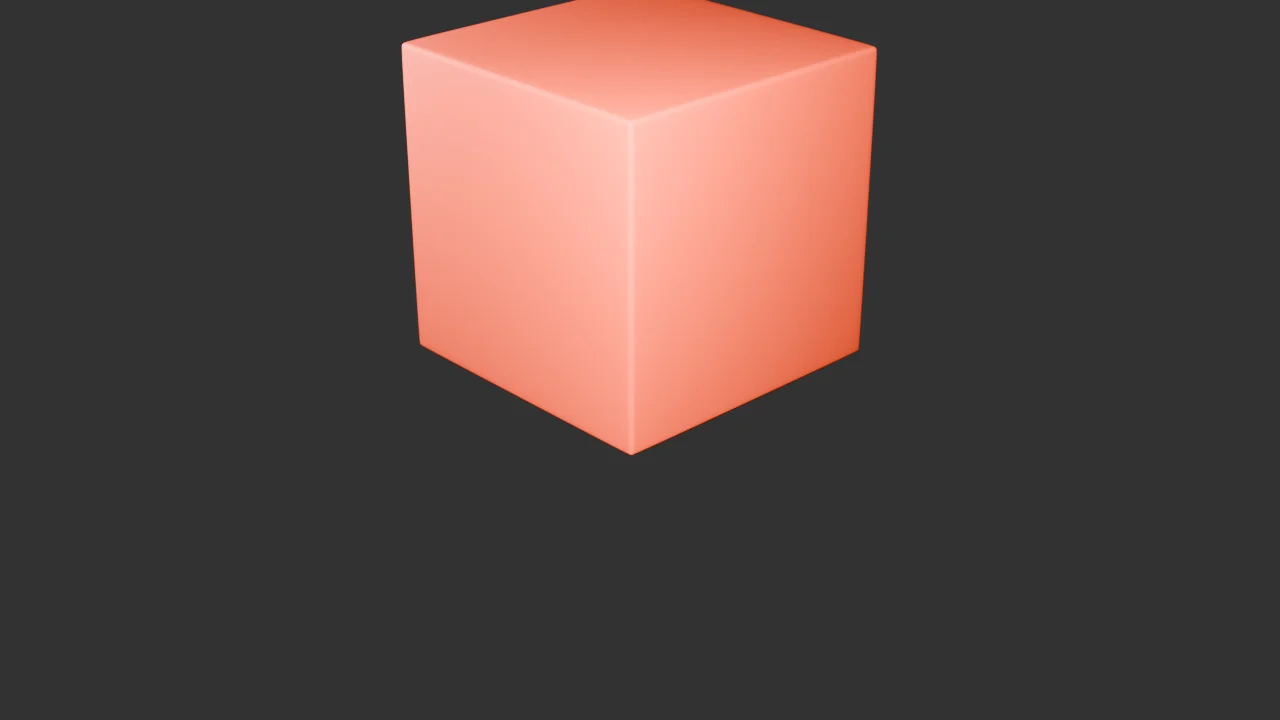
#> input picture .claude/skills/text-to-blender/assets/v0.4.0-validation/test1-modeling-materials-lighting-render.webp, 1280 x 720 px
$ python contour_correspondence_report.py --source-mask ../../../../.claude/skills/text-to-blender/assets/v0.4.0-validation/test1-modeling-materials-lighting-render.webp --product-mask ../../../../.claude/skills/text-to-blender/assets/v0.4.0-validation/test2-glass-cycles.webp --out out.png
#> lines starting #> are read from the running program, lines starting #| are printed output that depends on the picture; after the words box and inside, x2 and y2 are one past the last pixel; in counts of white or black regions, pixels touching at a corner belong together; long printed decimals are rounded
#!/usr/bin/env python3
from __future__ import annotations
import argparse,json,cv2,numpy as np
from pathlib import Path

def mask(path):
    img=cv2.imread(str(path),cv2.IMREAD_UNCHANGED)
    if img is None: raise RuntimeError(path)
    if img.ndim==3 and img.shape[2]==4: m=img[:,:,3]>8
    else:
        gray=cv2.cvtColor(img[:,:,:3],cv2.COLOR_BGR2GRAY) if img.ndim==3 else img
        _,m=cv2.threshold(gray,0,255,cv2.THRESH_BINARY+cv2.THRESH_OTSU); m=m>0
    return m.astype('uint8')

def largest_contour(m):
    cs,_=cv2.findContours(m,cv2.RETR_EXTERNAL,cv2.CHAIN_APPROX_NONE)
    if not cs: return None
    return max(cs,key=cv2.contourArea)[:,0,:].astype('float32')

def bbox(c):
    xs=c[:,0]; ys=c[:,1]
    return [float(xs.min()),float(ys.min()),float(xs.max()-xs.min()+1),float(ys.max()-ys.min()+1)]

def sample(c,n):
    pts=c
    d=np.sqrt(((np.roll(pts,-1,axis=0)-pts)**2).sum(axis=1))
    s=np.r_[0,np.cumsum(d)]
    total=s[-1]
    out=[]
    for target in np.linspace(0,total,n,endpoint=False):
        i=np.searchsorted(s,target,side='right')-1
        t=(target-s[i])/max(d[i],1e-9)
        out.append((pts[i]*(1-t)+pts[(i+1)%len(pts)]*t).tolist())
    return np.array(out,dtype='float32')

def main():
    ap=argparse.ArgumentParser(); ap.add_argument('--source-mask',required=True); ap.add_argument('--product-mask',required=True); ap.add_argument('--out',required=True); ap.add_argument('--samples',type=int,default=64)
    args=ap.parse_args()
    sc=largest_contour(mask(args.source_mask)); pc=largest_contour(mask(args.product_mask))
#> in mask, img is the input picture: shape (720, 1280, 3); mean B, G, R 65.8, 69.9, 87.5
#> in mask, `gray=cv2.cvtColor(img[:,:,:3],cv2.COLOR_BGR2GRAY) if img.ndim==3 else ..`:
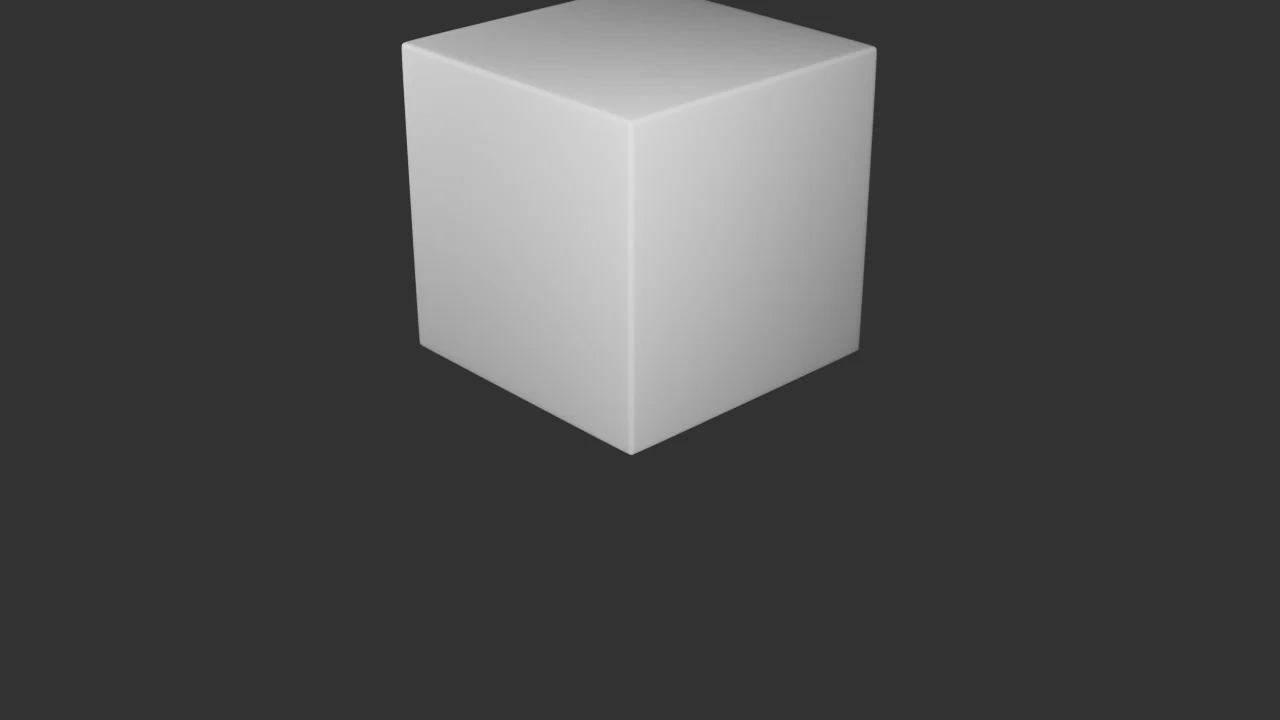
#> gray: shape (720, 1280); min 35, max 226, mean 74.7
#> in mask, `_, m = cv2.threshold(gray, 0, 255, cv2.THRESH_BINARY + cv2.THRESH_OTSU`:
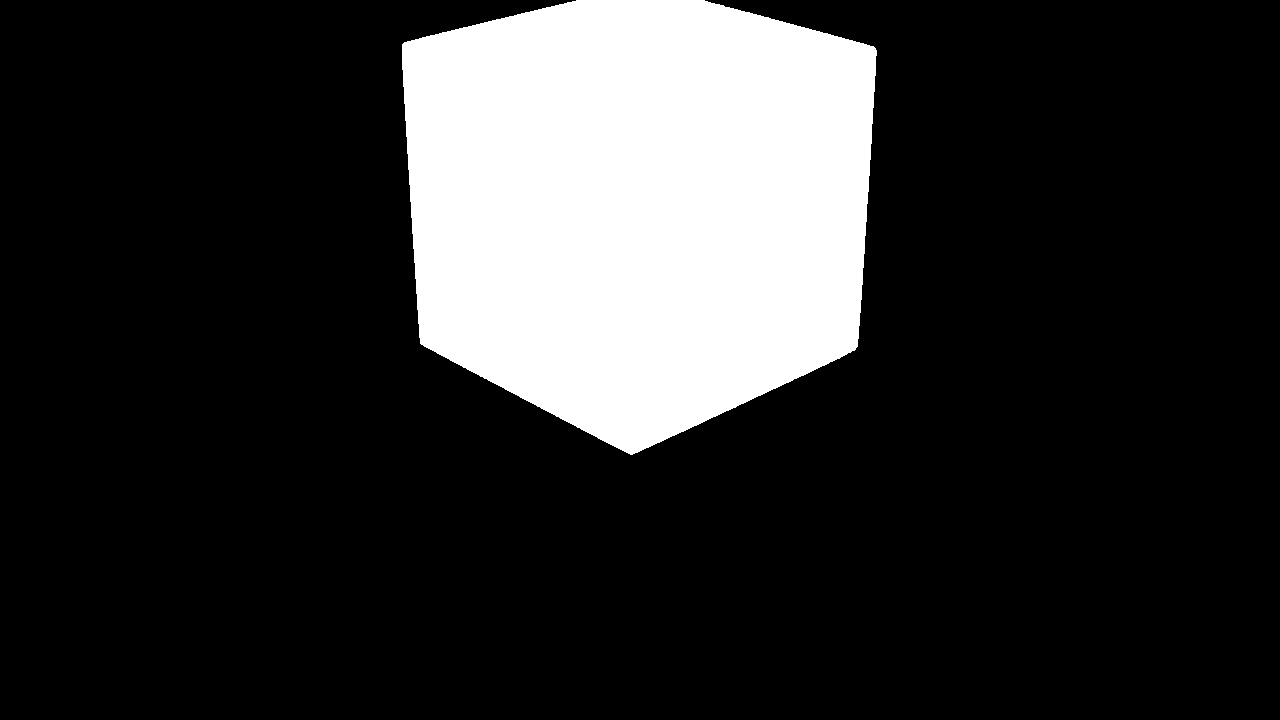
#> m: shape (720, 1280); 19.1% white; 1 white region, box (x1, y1, x2, y2) and area: (402, 0, 877, 455) 175652
#> in mask, `m = m > 0`: m: shape (720, 1280) bool; 19.1% white; 1 white region
#> in largest_contour, `cs,_=cv2.findContours(m,cv2.RETR_EXTERNAL,cv2.CHAIN_APPROX_NONE)`: cs = 1 contour; box (x1, y1, x2, y2) and area: (402, 0, 877, 455) 174897
#> after `sc = largest_contour(mask(args.source_mask))`: sc = 1508 pairs, first value 402 to 876, second value 0 to 454
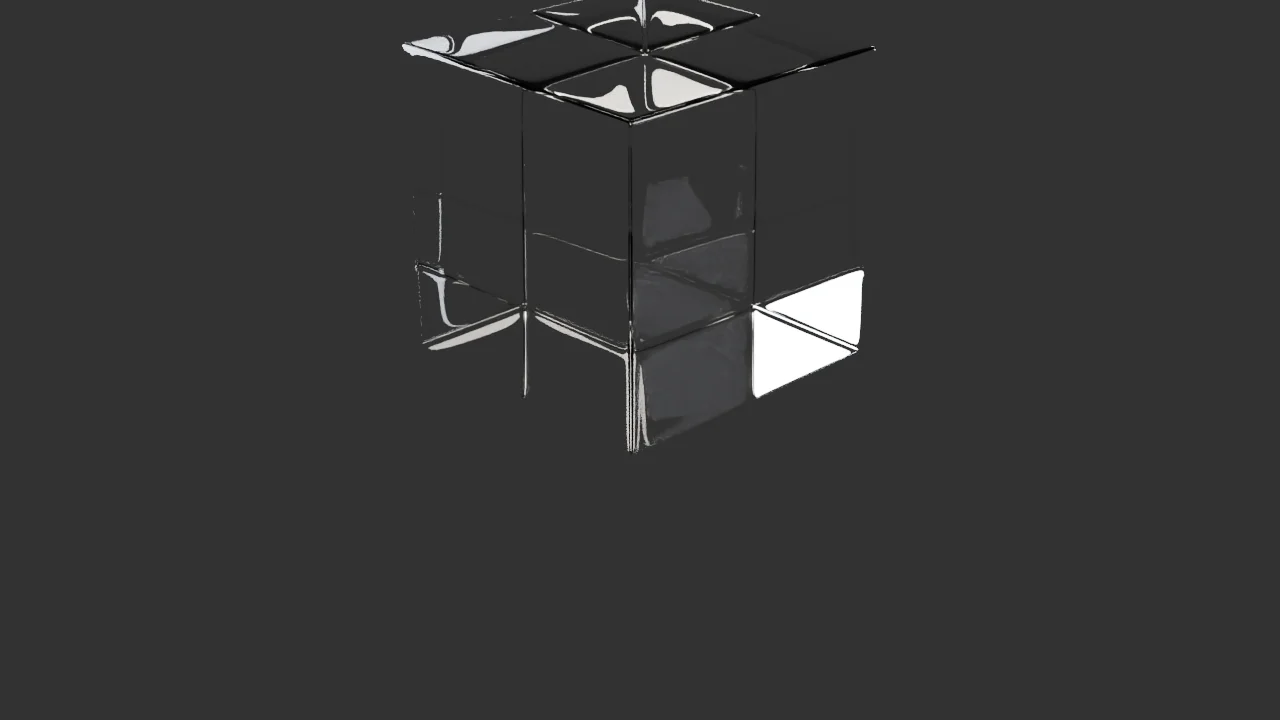
#> input picture .claude/skills/text-to-blender/assets/v0.4.0-validation/test2-glass-cycles.webp, 1280 x 720 px
#> in mask, img is the input picture: shape (720, 1280, 3); mean B, G, R 53.8, 53.8, 53.8
#> in mask (call 2), `_, m = cv2.threshold(gray, 0, 255, cv2.THRESH_BINARY + cv2.THRESH_OTSU`:
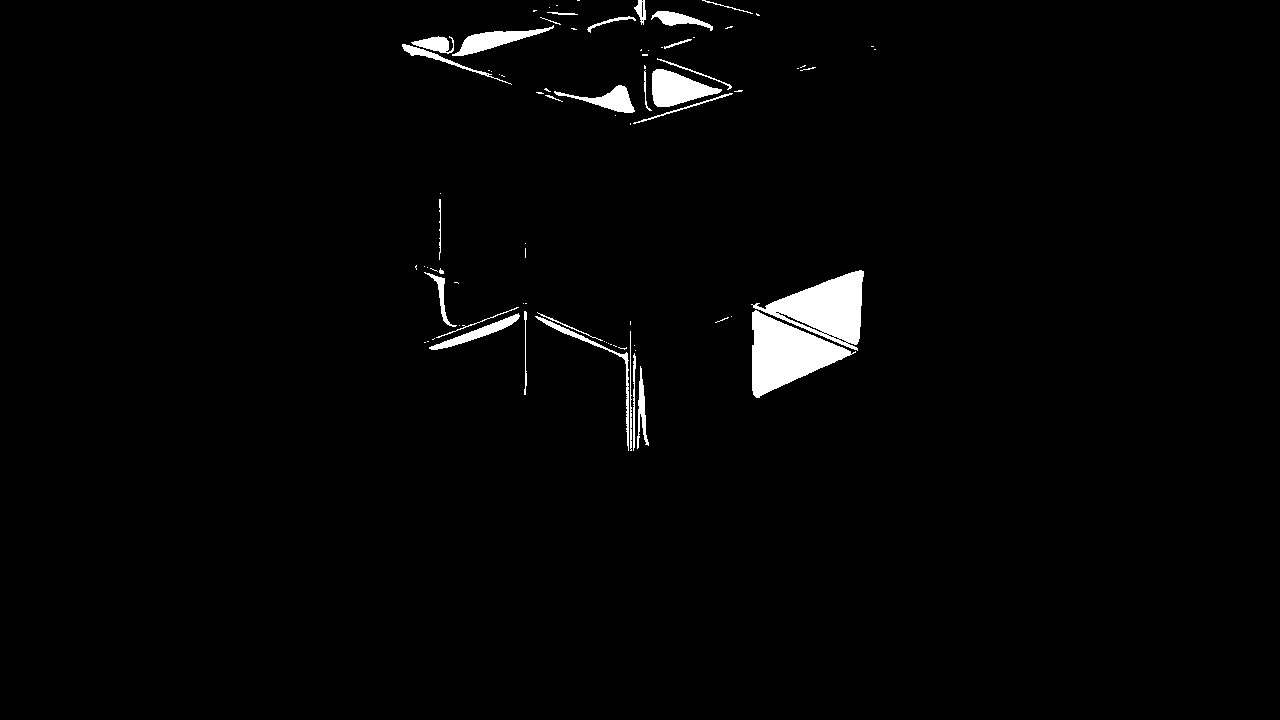
#> m: shape (720, 1280); 1.9% white; 81 white regions (51 under 20 px), largest, box (x1, y1, x2, y2) and area: (752, 310, 856, 398) 4598, (751, 270, 864, 351) 4314, (652, 69, 722, 107) 1575
#> in mask (call 2), `m = m > 0`: m: shape (720, 1280) bool; 1.9% white; 81 white regions (51 under 20 px)
#> in largest_contour (call 2), `cs,_=cv2.findContours(m,cv2.RETR_EXTERNAL,cv2.CHAIN_APPROX_NONE)`: cs = 81 contours, 56 with area under 20; largest, box (x1, y1, x2, y2) and area: (752, 310, 856, 398) 4450, (751, 270, 864, 351) 4258, (652, 69, 722, 107) 1490, (452, 25, 554, 56) 978, (554, 85, 635, 113) 726
#> after `pc = largest_contour(mask(args.product_mask))`: pc = 293 pairs, first value 752 to 855, second value 310 to 397
    if sc is None or pc is None: raise SystemExit('missing contour')
    ss=sample(sc,args.samples); ps=sample(pc,args.samples); delta=ps-ss
#> in sample, `pts=c`: pts has the same summary as sc in main
#> in sample, `d=np.sqrt(((np.roll(pts,-1,axis=0)-pts)**2).sum(axis=1))`: d = 1508 values, max 1.41 at index 0, min 1 at index 1, mean 1.1
#> in sample, `s=np.r_[0,np.cumsum(d)]`: s = 1509 values from 0 to 1652.1
#> in sample, `total=s[-1]`: total = 1652.1
#> the loop in sample, `for target in np.linspace(0,total,n,endpoint=False):` made 64 passes
#> (i, t) on passes 1 to 12: (0, 0), (23, 0.329), (46, 0.759), (70, 0.402), (93, 0.732), (117, 0.336), (140, 0.805), (164, 0.134), (188, 0.292), (213, 0.692), (238, 0.679), (264, 0.079)
#> after the loop in sample, `for target in np.linspace(0,total,n,endpoint=False):`: out = 64 pairs, first value 402 to 875, second value 0 to 451.1
#> after `ss = sample(sc, args.samples)`: ss has the same summary as out in sample
#> the loop in sample (call 2), `for target in np.linspace(0,total,n,endpoint=False):` made 64 passes
#> (i, t) on passes 1 to 12: (0, 0), (4, 0.377), (9, 0.583), (14, 0.789), (19, 0.995), (24, 0.787), (29, 0.993), (35, 0.199), (39, 0.991), (45, 0.196), (50, 0.402), (55, 0.608)
#> after `ps = sample(pc, args.samples)`: ps = 64 pairs, first value 752 to 854.4, second value 310 to 397
#> after `delta = ps - ss`: delta = 64 pairs, first value -62.68 to 350, second value -76.15 to 319.9
    rep={'schema':'contour_correspondence_report.v1','source_mask':args.source_mask,'product_mask':args.product_mask,'samples':args.samples,'source_bbox':bbox(sc),'product_bbox':bbox(pc),'mean_delta_px':[float(x) for x in delta.mean(axis=0)],'max_sample_error_px':float(np.sqrt((delta*delta).sum(axis=1)).max()),'sample_deltas_px':delta.tolist()}
#> in bbox, `xs = c[:, 0]`: xs = 1508 values, max 876 at index 1202, min 402 at index 174, mean 638.5
#> in bbox, `ys = c[:, 1]`: ys = 1508 values, max 454 at index 683, min 0 at index 0, mean 198.8
    Path(args.out).parent.mkdir(parents=True,exist_ok=True); Path(args.out).write_text(json.dumps(rep,indent=2),encoding='utf-8')
    print(json.dumps({'mean_delta_px':rep['mean_delta_px'],'max_sample_error_px':rep['max_sample_error_px']},indent=2))
#| {
#|   "mean_delta_px": [
#|     152.333,
#|     147.480
#|   ],
#|   "max_sample_error_px": 457.149
#| }
if __name__=='__main__': main()
